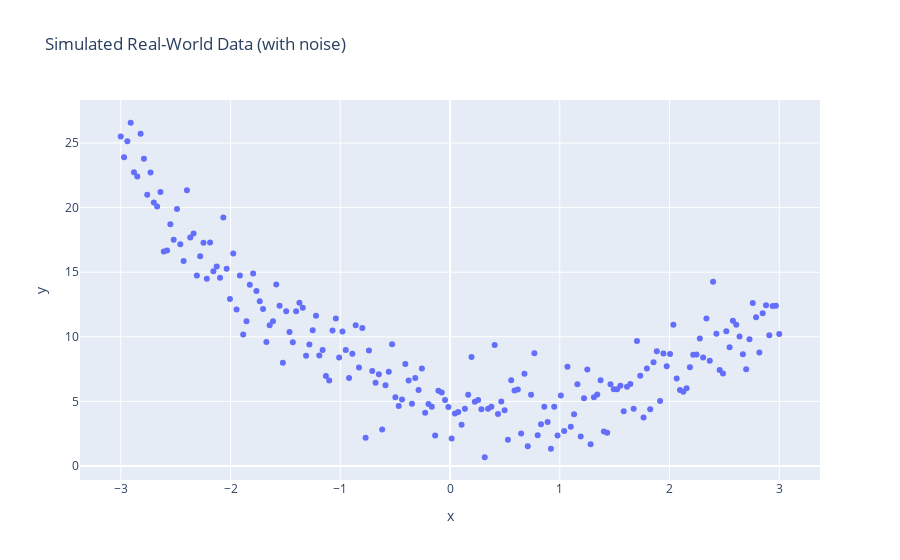

The notebook cell saved with this chart:
### Markdown cell above
## 2. Simulate a Simple Real-World Process
Let’s simulate a true, known process. We will then try to model it and measure how much we lose in the simplification.

### Code cell
import numpy as np
import pandas as pd
import plotly.express as px

# Simulated data-generating process: nonlinear, noisy
np.random.seed(42)
X = np.linspace(-3, 3, 200)
true_function = lambda x: 1.5 * x**2 - 2 * x + 5
noise = np.random.normal(0, 2, size=X.shape)
y = true_function(X) + noise

df = pd.DataFrame({'x': X, 'y': y, 'truth': true_function(X)})
px.scatter(df, x='x', y='y', title='Simulated Real-World Data (with noise)').show()

### Figure 1 — Plotly figure (JSON) as saved in the notebook; plotly's stock layout.template omitted (floating-point values rounded to 4 significant figures; data arrays with more than 128 entries replaced by an {"elided": "..."} marker saying what was removed)
{"data": [{"hovertemplate": "x=%{x}<br>y=%{y}<extra></extra>", "legendgroup": "", "marker": {"color": "#636efa", "symbol": "circle"}, "mode": "markers", "name": "", "orientation": "v", "showlegend": false, "type": "scatter", "x": {"elided": "200 float values"}, "xaxis": "x", "y": {"elided": "200 float values"}, "yaxis": "y"}], "layout": {"legend": {"tracegroupgap": 0}, "title": {"text": "Simulated Real-World Data (with noise)"}, "xaxis": {"anchor": "y", "domain": [0, 1], "title": {"text": "x"}}, "yaxis": {"anchor": "x", "domain": [0, 1], "title": {"text": "y"}}}}
